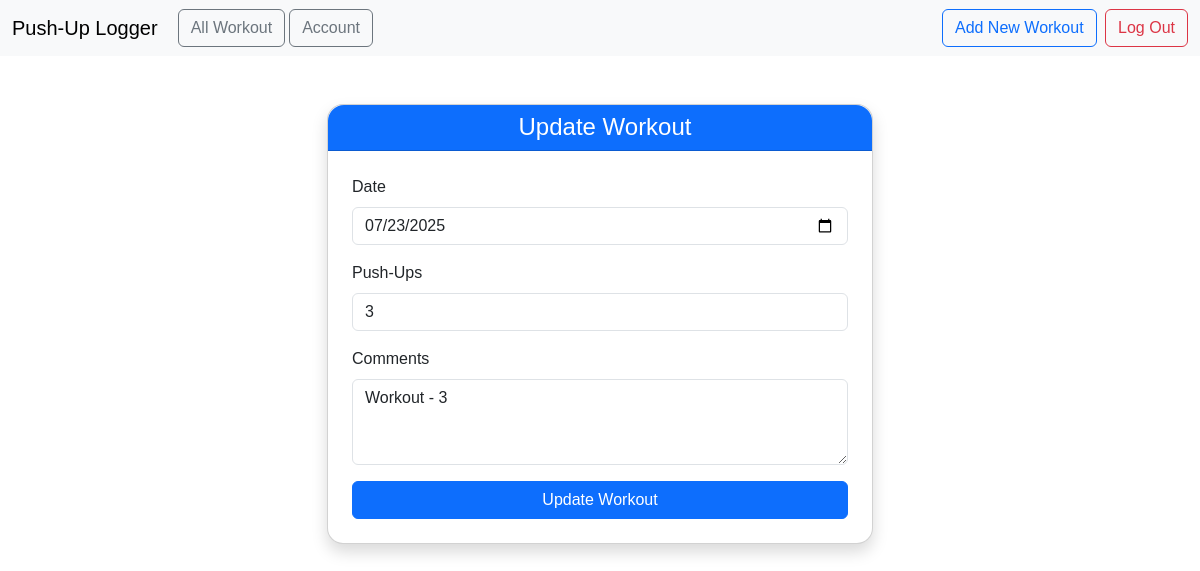
Page /workout/update/3 (signed in) on the committed database.
### app/models.py (models this page shows)
class Workout(db.Model):
  id = db.Column(db.Integer, primary_key=True)
  user_id = db.Column(db.Integer, db.ForeignKey('user.id'), nullable=False)
  date = db.Column(db.DateTime, nullable=False)
  pushups = db.Column(db.Integer, nullable=False)
  comments = db.Column(db.String(200), nullable=True)
  user = db.relationship('User', backref=db.backref('workouts', lazy=True))

### app/main.py (the view)
@main.route('/workout/update/<int:workout_id>')
@login_required
def update_workout(workout_id):
  workout = Workout.query.get_or_404(workout_id)
  return render_template('update_workout.html', workout=workout)

### app/__init__.py (called while the page is built)
def create_app():
  app = Flask(__name__)
  app.config['SECRET_KEY'] = 'secret-key-goes-here'
  app.config['SQLALCHEMY_DATABASE_URI'] = 'sqlite:///sqlite.db'
  db.init_app(app)
  login_manager = LoginManager()
  login_manager.init_app(app)
  login_manager.login_view = 'auth.login'
  from app.models import User
  @login_manager.user_loader
  def load_user(user_id):
    return User.query.get(int(user_id))
  from .main import main as main_blueprint
  from .auth import auth as auth_blueprint
  app.register_blueprint(main_blueprint)
  app.register_blueprint(auth_blueprint)
  with app.app_context():
    db.create_all()  # Create database tables
  return app

### app/templates/update_workout.html (shortened to what this page needs)
{% extends 'base.html' %}
{% block head %}
{{ super() }}
<link rel="stylesheet" href="{{ url_for('static', filename='extended_beauty.css') }}">
{% endblock %}
{% block content %}
<div class="container mt-5">
  <div class="row justify-content-center">
    <div class="col-md-6">
      <div class="card shadow rounded-4">
        <div class="card-header bg-primary text-white text-center rounded-top-4">
          <h4 class="mb-0">Update Workout</h4>
        </div>
        <div class="card-body p-4">
          <form method="POST" action="{{ url_for('main.update_workout_post', workout_id=workout.id) }}">
            <div class="mb-3">
              <label for="date" class="form-label">Date</label>
              <input type="date" class="form-control" id="date" name="date"
                value="{{ workout.date.strftime('%Y-%m-%d') }}" required>
            </div>
            <div class="mb-3">
              <label for="pushups" class="form-label">Push-Ups</label>
              <input type="number" class="form-control" id="pushups" name="pushups" required min="1"
                value="{{ workout.pushups }}">
            </div>
            <div class="mb-3">
              <label for="comments" class="form-label">Comments</label>
              <textarea class="form-control" id="comments" name="comments" rows="3"
                placeholder="Any notes or observations...">{{ workout.comments }}</textarea>
            </div>
            <div class="d-grid">
              <button type="submit" class="btn btn-primary">Update Workout</button>
            </div>
          </form>
        </div>
      </div>
    </div>
  </div>
</div>
{% endblock %}

### app/static/beauty.css (style rules this page uses)
* { font-family: "Arvo", sans-serif; }

### app/static/extended_beauty.css (style rules this page uses)
h1, h2, h4, p { font-family: "Arvo", sans-serif; margin-left: 10px; }

### rows in the picture
Workout: date "07/23/2025", pushups "3", comments "Workout - 3"
